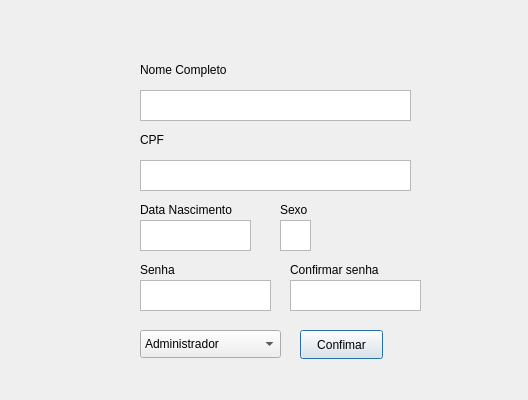
<?xml version="1.0" encoding="UTF-8"?>
<ui version="4.0">
 <class>TelaRegistro</class>
 <widget class="QDialog" name="TelaRegistro">
  <property name="geometry">
   <rect>
    <x>0</x>
    <y>0</y>
    <width>528</width>
    <height>400</height>
   </rect>
  </property>
  <property name="windowTitle">
   <string>Dialog</string>
  </property>
  <widget class="QLabel" name="label_2">
   <property name="geometry">
    <rect>
     <x>140</x>
     <y>130</y>
     <width>81</width>
     <height>20</height>
    </rect>
   </property>
   <property name="text">
    <string>CPF</string>
   </property>
  </widget>
  <widget class="QLabel" name="label">
   <property name="geometry">
    <rect>
     <x>140</x>
     <y>60</y>
     <width>131</width>
     <height>20</height>
    </rect>
   </property>
   <property name="text">
    <string>Nome Completo</string>
   </property>
  </widget>
  <widget class="QTextEdit" name="textEdit">
   <property name="geometry">
    <rect>
     <x>140</x>
     <y>90</y>
     <width>271</width>
     <height>31</height>
    </rect>
   </property>
  </widget>
  <widget class="QTextEdit" name="textEdit_2">
   <property name="geometry">
    <rect>
     <x>140</x>
     <y>160</y>
     <width>271</width>
     <height>31</height>
    </rect>
   </property>
  </widget>
  <widget class="QPushButton" name="pushButton">
   <property name="geometry">
    <rect>
     <x>300</x>
     <y>330</y>
     <width>83</width>
     <height>29</height>
    </rect>
   </property>
   <property name="text">
    <string>Confimar</string>
   </property>
  </widget>
  <widget class="QComboBox" name="comboBox">
   <property name="geometry">
    <rect>
     <x>140</x>
     <y>330</y>
     <width>141</width>
     <height>28</height>
    </rect>
   </property>
   <item>
    <property name="text">
     <string>Administrador</string>
    </property>
   </item>
   <item>
    <property name="text">
     <string>Secretário</string>
    </property>
   </item>
   <item>
    <property name="text">
     <string>Médico</string>
    </property>
   </item>
  </widget>
  <widget class="QTextEdit" name="textEdit_3">
   <property name="geometry">
    <rect>
     <x>140</x>
     <y>220</y>
     <width>111</width>
     <height>31</height>
    </rect>
   </property>
  </widget>
  <widget class="QLabel" name="label_3">
   <property name="geometry">
    <rect>
     <x>140</x>
     <y>200</y>
     <width>121</width>
     <height>20</height>
    </rect>
   </property>
   <property name="text">
    <string>Data Nascimento</string>
   </property>
  </widget>
  <widget class="QTextEdit" name="textEdit_4">
   <property name="geometry">
    <rect>
     <x>280</x>
     <y>220</y>
     <width>31</width>
     <height>31</height>
    </rect>
   </property>
  </widget>
  <widget class="QLabel" name="label_4">
   <property name="geometry">
    <rect>
     <x>280</x>
     <y>200</y>
     <width>31</width>
     <height>20</height>
    </rect>
   </property>
   <property name="text">
    <string>Sexo</string>
   </property>
  </widget>
  <widget class="QTextEdit" name="textEdit_5">
   <property name="geometry">
    <rect>
     <x>140</x>
     <y>280</y>
     <width>131</width>
     <height>31</height>
    </rect>
   </property>
  </widget>
  <widget class="QLabel" name="label_5">
   <property name="geometry">
    <rect>
     <x>140</x>
     <y>260</y>
     <width>81</width>
     <height>20</height>
    </rect>
   </property>
   <property name="text">
    <string>Senha</string>
   </property>
  </widget>
  <widget class="QLabel" name="label_6">
   <property name="geometry">
    <rect>
     <x>290</x>
     <y>260</y>
     <width>121</width>
     <height>20</height>
    </rect>
   </property>
   <property name="text">
    <string>Confirmar senha</string>
   </property>
  </widget>
  <widget class="QTextEdit" name="textEdit_6">
   <property name="geometry">
    <rect>
     <x>290</x>
     <y>280</y>
     <width>131</width>
     <height>31</height>
    </rect>
   </property>
  </widget>
 </widget>
 <resources/>
 <connections/>
</ui>
